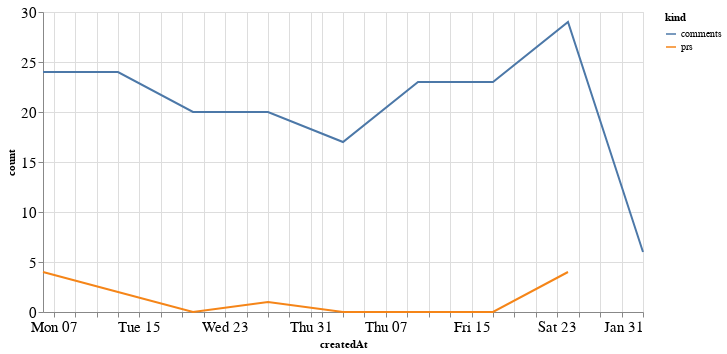

The cell this chart's notebook holds for it:
### Code cell
alt.Chart(total_time, width=600).mark_line().encode(
    x='createdAt',
    y='count',
    color='kind'
)

### Figure 1 — Vega-Lite specification as saved in the notebook (floating-point values rounded to 4 significant figures)
{"config": {"axisLeft": {"labelFontSize": 15}, "axisBottom": {"labelFontSize": 15}}, "data": {"name": "data-148a56f5efa5a3f0ec43d77c57853003"}, "mark": "line", "encoding": {"color": {"type": "nominal", "field": "kind"}, "x": {"type": "temporal", "field": "createdAt"}, "y": {"type": "quantitative", "field": "count"}}, "width": 600, "$schema": "https://vega.github.io/schema/vega-lite/v4.8.1.json", "datasets": {"data-148a56f5efa5a3f0ec43d77c57853003": [{"createdAt": "2020-12-06T00:00:00", "kind": "prs", "count": 4.0}, {"createdAt": "2020-12-13T00:00:00", "kind": "prs", "count": 2.0}, {"createdAt": "2020-12-20T00:00:00", "kind": "prs", "count": 0.0}, {"createdAt": "2020-12-27T00:00:00", "kind": "prs", "count": 1.0}, {"createdAt": "2021-01-03T00:00:00", "kind": "prs", "count": 0.0}, {"createdAt": "2021-01-10T00:00:00", "kind": "prs", "count": 0.0}, {"createdAt": "2021-01-17T00:00:00", "kind": "prs", "count": 0.0}, {"createdAt": "2021-01-24T00:00:00", "kind": "prs", "count": 4.0}, {"createdAt": "2021-01-31T00:00:00", "kind": "prs", "count": null}, {"createdAt": "2020-12-06T00:00:00", "kind": "comments", "count": 24.0}, {"createdAt": "2020-12-13T00:00:00", "kind": "comments", "count": 24.0}, {"createdAt": "2020-12-20T00:00:00", "kind": "comments", "count": 20.0}, {"createdAt": "2020-12-27T00:00:00", "kind": "comments", "count": 20.0}, {"createdAt": "2021-01-03T00:00:00", "kind": "comments", "count": 17.0}, {"createdAt": "2021-01-10T00:00:00", "kind": "comments", "count": 23.0}, {"createdAt": "2021-01-17T00:00:00", "kind": "comments", "count": 23.0}, {"createdAt": "2021-01-24T00:00:00", "kind": "comments", "count": 29.0}, {"createdAt": "2021-01-31T00:00:00", "kind": "comments", "count": 6.0}]}}
